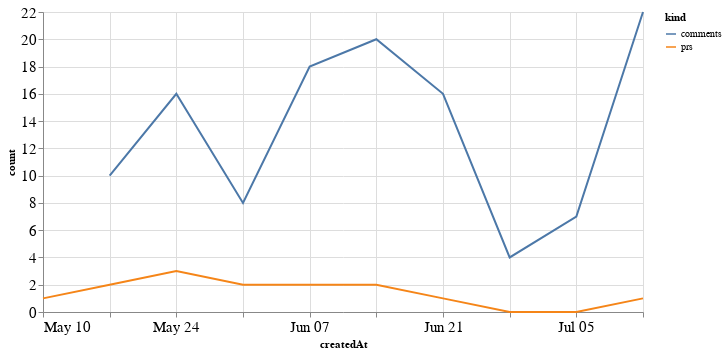

Notebook cell for this chart:
### Code cell
alt.Chart(total_time, width=600).mark_line().encode(
    x='createdAt',
    y='count',
    color='kind'
)

### Figure 1 — Vega-Lite specification as saved in the notebook (floating-point values rounded to 4 significant figures)
{"config": {"axisLeft": {"labelFontSize": 15}, "axisBottom": {"labelFontSize": 15}}, "data": {"name": "data-3c94dc244bbea85b0ddf03b6ab102682"}, "mark": "line", "encoding": {"color": {"type": "nominal", "field": "kind"}, "x": {"type": "temporal", "field": "createdAt"}, "y": {"type": "quantitative", "field": "count"}}, "width": 600, "$schema": "https://vega.github.io/schema/vega-lite/v4.8.1.json", "datasets": {"data-3c94dc244bbea85b0ddf03b6ab102682": [{"createdAt": "2020-05-10T00:00:00", "kind": "prs", "count": 1.0}, {"createdAt": "2020-05-17T00:00:00", "kind": "prs", "count": 2.0}, {"createdAt": "2020-05-24T00:00:00", "kind": "prs", "count": 3.0}, {"createdAt": "2020-05-31T00:00:00", "kind": "prs", "count": 2.0}, {"createdAt": "2020-06-07T00:00:00", "kind": "prs", "count": 2.0}, {"createdAt": "2020-06-14T00:00:00", "kind": "prs", "count": 2.0}, {"createdAt": "2020-06-21T00:00:00", "kind": "prs", "count": 1.0}, {"createdAt": "2020-06-28T00:00:00", "kind": "prs", "count": 0.0}, {"createdAt": "2020-07-05T00:00:00", "kind": "prs", "count": 0.0}, {"createdAt": "2020-07-12T00:00:00", "kind": "prs", "count": 1.0}, {"createdAt": "2020-05-10T00:00:00", "kind": "comments", "count": null}, {"createdAt": "2020-05-17T00:00:00", "kind": "comments", "count": 10.0}, {"createdAt": "2020-05-24T00:00:00", "kind": "comments", "count": 16.0}, {"createdAt": "2020-05-31T00:00:00", "kind": "comments", "count": 8.0}, {"createdAt": "2020-06-07T00:00:00", "kind": "comments", "count": 18.0}, {"createdAt": "2020-06-14T00:00:00", "kind": "comments", "count": 20.0}, {"createdAt": "2020-06-21T00:00:00", "kind": "comments", "count": 16.0}, {"createdAt": "2020-06-28T00:00:00", "kind": "comments", "count": 4.0}, {"createdAt": "2020-07-05T00:00:00", "kind": "comments", "count": 7.0}, {"createdAt": "2020-07-12T00:00:00", "kind": "comments", "count": 22.0}]}}
